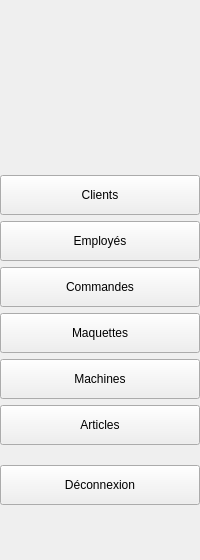
     <widget class="SmartSidebar" name="sidebar">
      <property name="minimumSize">
       <size>
        <width>200</width>
        <height>0</height>
       </size>
      </property>
      <property name="maximumSize">
       <size>
        <width>200</width>
        <height>16777215</height>
       </size>
      </property>
      <layout class="QVBoxLayout" name="layoutSidebar">
       <property name="leftMargin">
        <number>0</number>
       </property>
       <property name="topMargin">
        <number>175</number>
       </property>
       <property name="rightMargin">
        <number>0</number>
       </property>
       <property name="bottomMargin">
        <number>15</number>
       </property>
       <property name="spacing">
        <number>6</number>
       </property>
       <item>
        <widget class="QPushButton" name="btnMClient">
         <property name="text">
          <string>Clients</string>
         </property>
         <property name="checkable">
          <bool>true</bool>
         </property>
         <property name="autoExclusive">
          <bool>true</bool>
         </property>
         <property name="cursor">
          <enum>Qt::PointingHandCursor</enum>
         </property>
         <property name="minimumSize">
          <size>
           <width>0</width>
           <height>40</height>
          </size>
         </property>
         <property name="maximumSize">
          <size>
           <width>16777215</width>
           <height>40</height>
          </size>
         </property>
        </widget>
       </item>
       <item>
        <widget class="QPushButton" name="btnMEmpl">
         <property name="text">
          <string>Employés</string>
         </property>
         <property name="checkable">
          <bool>true</bool>
         </property>
         <property name="autoExclusive">
          <bool>true</bool>
         </property>
         <property name="cursor">
          <enum>Qt::PointingHandCursor</enum>
         </property>
         <property name="minimumSize">
          <size>
           <width>0</width>
           <height>40</height>
          </size>
         </property>
         <property name="maximumSize">
          <size>
           <width>16777215</width>
           <height>40</height>
          </size>
         </property>
        </widget>
       </item>
       <item>
        <widget class="QPushButton" name="btnMCommande">
         <property name="text">
          <string>Commandes</string>
         </property>
         <property name="checkable">
          <bool>true</bool>
         </property>
         <property name="autoExclusive">
          <bool>true</bool>
         </property>
         <property name="cursor">
          <enum>Qt::PointingHandCursor</enum>
         </property>
         <property name="minimumSize">
          <size>
           <width>0</width>
           <height>40</height>
          </size>
         </property>
         <property name="maximumSize">
          <size>
           <width>16777215</width>
           <height>40</height>
          </size>
         </property>
        </widget>
       </item>
       <item>
        <widget class="QPushButton" name="btnMMaquette">
         <property name="text">
          <string>Maquettes</string>
         </property>
         <property name="checkable">
          <bool>true</bool>
         </property>
         <property name="autoExclusive">
          <bool>true</bool>
         </property>
         <property name="cursor">
          <enum>Qt::PointingHandCursor</enum>
         </property>
         <property name="minimumSize">
          <size>
           <width>0</width>
           <height>40</height>
          </size>
         </property>
         <property name="maximumSize">
          <size>
           <width>16777215</width>
           <height>40</height>
          </size>
         </property>
        </widget>
       </item>
       <item>
        <widget class="QPushButton" name="btnMMachine">
         <property name="text">
          <string>Machines</string>
         </property>
         <property name="checkable">
          <bool>true</bool>
         </property>
         <property name="autoExclusive">
          <bool>true</bool>
         </property>
         <property name="cursor">
          <enum>Qt::PointingHandCursor</enum>
         </property>
         <property name="minimumSize">
          <size>
           <width>0</width>
           <height>40</height>
          </size>
         </property>
         <property name="maximumSize">
          <size>
           <width>16777215</width>
           <height>40</height>
          </size>
         </property>
        </widget>
       </item>
       <item>
        <widget class="QPushButton" name="btnMArticle">
         <property name="text">
          <string>Articles</string>
         </property>
         <property name="checkable">
          <bool>true</bool>
         </property>
         <property name="autoExclusive">
          <bool>true</bool>
         </property>
         <property name="cursor">
          <enum>Qt::PointingHandCursor</enum>
         </property>
         <property name="minimumSize">
          <size>
           <width>0</width>
           <height>40</height>
          </size>
         </property>
         <property name="maximumSize">
          <size>
           <width>16777215</width>
           <height>40</height>
          </size>
         </property>
        </widget>
       </item>
       <item>
        <spacer name="spacerAvantQuitter">
         <property name="orientation">
          <enum>Qt::Vertical</enum>
         </property>
         <property name="sizeType">
          <enum>QSizePolicy::Fixed</enum>
         </property>
         <property name="sizeHint" stdset="0">
          <size>
           <width>20</width>
           <height>14</height>
          </size>
         </property>
        </spacer>
       </item>
       <item>
        <widget class="QPushButton" name="btnDeconnexion">
         <property name="text">
          <string>Déconnexion</string>
         </property>
         <property name="cursor">
          <enum>Qt::PointingHandCursor</enum>
         </property>
         <property name="minimumSize">
          <size>
           <width>0</width>
           <height>40</height>
          </size>
         </property>
         <property name="maximumSize">
          <size>
           <width>16777215</width>
           <height>40</height>
          </size>
         </property>
        </widget>
       </item>
       <item>
        <spacer name="spacerSidebar">
         <property name="orientation">
          <enum>Qt::Vertical</enum>
         </property>
         <property name="sizeHint" stdset="0">
          <size>
           <width>20</width>
           <height>40</height>
          </size>
         </property>
        </spacer>
       </item>
      </layout>
     </widget>
